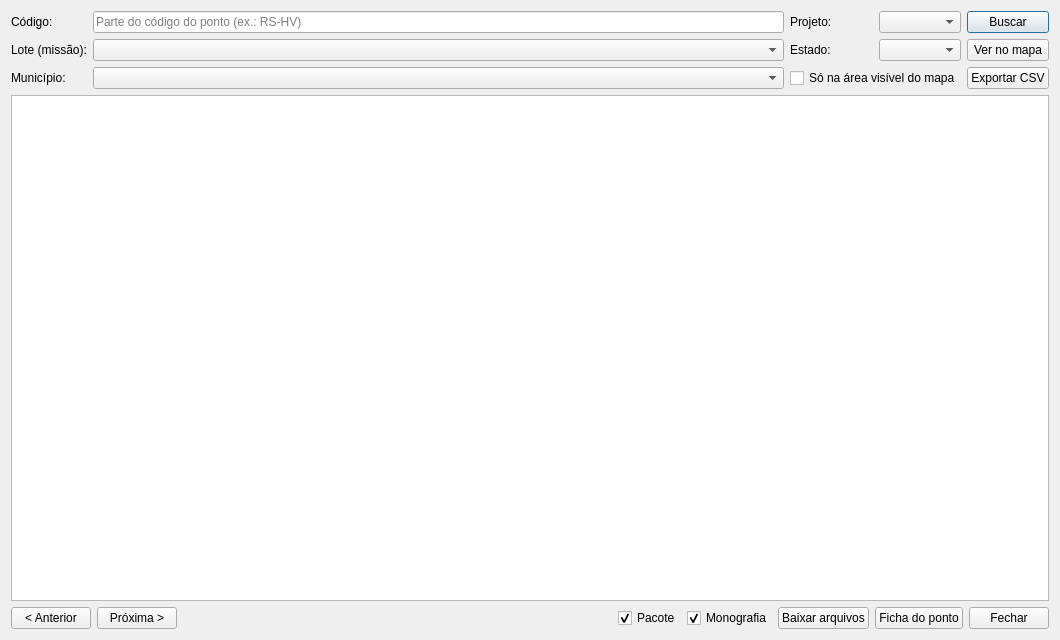
<?xml version="1.0" encoding="UTF-8"?>
<!-- Path: gui\ponto_controle\ponto_controle_dialog.ui -->
<ui version="4.0">
 <class>PontoControleDialog</class>
 <widget class="QDialog" name="PontoControleDialog">
  <property name="geometry">
   <rect>
    <x>0</x>
    <y>0</y>
    <width>1060</width>
    <height>640</height>
   </rect>
  </property>
  <property name="windowTitle">
   <string>Pontos de Controle</string>
  </property>
  <layout class="QVBoxLayout" name="verticalLayout">
   <item>
    <layout class="QGridLayout" name="filtroLayout">
     <item row="0" column="0">
      <widget class="QLabel" name="codigoLabel">
       <property name="text">
        <string>Código:</string>
       </property>
      </widget>
     </item>
     <item row="0" column="1">
      <widget class="QLineEdit" name="codigoLineEdit">
       <property name="placeholderText">
        <string>Parte do código do ponto (ex.: RS-HV)</string>
       </property>
      </widget>
     </item>
     <item row="0" column="2">
      <widget class="QLabel" name="projetoLabel">
       <property name="text">
        <string>Projeto:</string>
       </property>
      </widget>
     </item>
     <item row="0" column="3">
      <widget class="QComboBox" name="projetoComboBox"/>
     </item>
     <item row="1" column="0">
      <widget class="QLabel" name="loteLabel">
       <property name="text">
        <string>Lote (missão):</string>
       </property>
      </widget>
     </item>
     <item row="1" column="1">
      <widget class="QComboBox" name="loteComboBox"/>
     </item>
     <item row="1" column="2">
      <widget class="QLabel" name="estadoLabel">
       <property name="text">
        <string>Estado:</string>
       </property>
      </widget>
     </item>
     <item row="1" column="3">
      <widget class="QComboBox" name="estadoComboBox"/>
     </item>
     <item row="2" column="0">
      <widget class="QLabel" name="municipioLabel">
       <property name="text">
        <string>Município:</string>
       </property>
      </widget>
     </item>
     <item row="2" column="1">
      <widget class="QComboBox" name="municipioComboBox">
       <property name="toolTip">
        <string>A lista de municípios só aparece depois de escolher o estado: sem isso ela traria os municípios com ponto espalhados pelo país, e escolher fica pior do que digitar.</string>
       </property>
      </widget>
     </item>
     <item row="2" column="2" colspan="2">
      <widget class="QCheckBox" name="areaVisivelCheckBox">
       <property name="text">
        <string>Só na área visível do mapa</string>
       </property>
       <property name="toolTip">
        <string>Usa o retângulo atual do mapa do QGIS como recorte. Reenquadre e busque de novo para mudar a área.</string>
       </property>
      </widget>
     </item>
     <item row="0" column="4">
      <widget class="QPushButton" name="buscarButton">
       <property name="text">
        <string>Buscar</string>
       </property>
      </widget>
     </item>
     <item row="1" column="4">
      <widget class="QPushButton" name="verNoMapaButton">
       <property name="text">
        <string>Ver no mapa</string>
       </property>
       <property name="toolTip">
        <string>Carrega TODOS os pontos do filtro como camada, coloridos por situação. Não é só a página: o mapa não pode paginar.</string>
       </property>
      </widget>
     </item>
     <item row="2" column="4">
      <widget class="QPushButton" name="csvButton">
       <property name="text">
        <string>Exportar CSV</string>
       </property>
      </widget>
     </item>
    </layout>
   </item>
   <item>
    <widget class="QTableWidget" name="resultsTable"/>
   </item>
   <item>
    <layout class="QHBoxLayout" name="rodapeLayout">
     <item>
      <widget class="QPushButton" name="anteriorButton">
       <property name="text">
        <string>&lt; Anterior</string>
       </property>
      </widget>
     </item>
     <item>
      <widget class="QPushButton" name="proximaButton">
       <property name="text">
        <string>Próxima &gt;</string>
       </property>
      </widget>
     </item>
     <item>
      <widget class="QLabel" name="statusLabel">
       <property name="text">
        <string/>
       </property>
      </widget>
     </item>
     <item>
      <spacer name="horizontalSpacer">
       <property name="orientation">
        <enum>Qt::Horizontal</enum>
       </property>
       <property name="sizeHint" stdset="0">
        <size>
         <width>40</width>
         <height>20</height>
        </size>
       </property>
      </spacer>
     </item>
     <item>
      <widget class="QCheckBox" name="pacoteCheckBox">
       <property name="text">
        <string>Pacote</string>
       </property>
       <property name="checked">
        <bool>true</bool>
       </property>
      </widget>
     </item>
     <item>
      <widget class="QCheckBox" name="monografiaCheckBox">
       <property name="text">
        <string>Monografia</string>
       </property>
       <property name="checked">
        <bool>true</bool>
       </property>
      </widget>
     </item>
     <item>
      <widget class="QPushButton" name="baixarButton">
       <property name="text">
        <string>Baixar arquivos</string>
       </property>
       <property name="toolTip">
        <string>Baixa os arquivos de todos os pontos selecionados, numa subpasta por ponto.</string>
       </property>
      </widget>
     </item>
     <item>
      <widget class="QPushButton" name="fichaButton">
       <property name="text">
        <string>Ficha do ponto</string>
       </property>
      </widget>
     </item>
     <item>
      <widget class="QPushButton" name="fecharButton">
       <property name="text">
        <string>Fechar</string>
       </property>
      </widget>
     </item>
    </layout>
   </item>
  </layout>
 </widget>
 <resources/>
 <connections/>
</ui>
